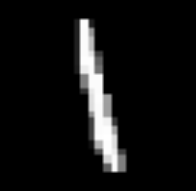
#> input picture image.png, 196 x 191 px
$ python -i cwh.py   (imports and definitions only)
#> lines starting #> are read from the running program, lines starting #| are printed output that depends on the picture
#> further down, picture is the input picture: PIL image 196x191 RGBA; mean R, G, B, A 17.9, 17.9, 17.9, 255
### utils.py
import numpy as np
import matplotlib.pyplot as plt
from sklearn.datasets import fetch_openml
from sklearn.model_selection import train_test_split

def load_mnist_data():
    mnist = fetch_openml('mnist_784', version=1)
    X = mnist.data.values / 255.0
    y = mnist.target.astype(int)
    X_train, X_test, y_train, y_test = train_test_split(X, y, test_size=0.2, random_state=42, shuffle=True)
    return np.array(X_train), np.array(y_train), np.array(X_test), np.array(y_test)


# [5 lines left out: function visualize_image, not called in this run]

### cwh.py
from utils import load_mnist_data, visualize_image
from model import LogisticRegressionOvA
import numpy as np
import os
import pickle
import random
from PIL import Image, ImageFilter, ImageOps
import matplotlib.pyplot as plt

# [1 line that did not run here, left out]

# [2 lines not run here, left out]

model_filename = "logistic_regression_model.pkl"

def calculate_accuracy(model, X_test, y_test):
    predictions = model.predict(X_test)
    accuracy = np.mean(predictions == y_test) * 100
    print(f"Model Accuracy: {accuracy:.2f}%")
    return accuracy

# [12 lines not run here, left out]

# [1 line that did not run here, left out]

def evaluate_random_samples(model, X_test, y_test, n_samples=5):
    print("Evaluating model on random test samples...")
    indices = random.sample(range(len(X_test)), n_samples)
    for idx in indices:
        predicted_label = model.predict(X_test[idx].reshape(1, -1))[0]
        true_label = y_test[idx]
        print(f"Test sample index: {idx}, Predicted label: {predicted_label}, True label: {true_label}")
        visualize_image(X_test[idx])

# [1 line not run here, left out]

def preprocess_image(image):
    image = image.convert("L")
    image = image.resize((28, 28))
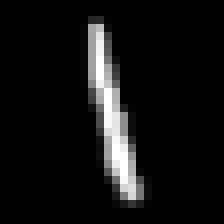
#> image: PIL image 28x28 L (shown 8 times larger); min 0, max 255, mean 18
    image_data = np.array(image) / 255.0
    image_data = np.array(image.filter(ImageFilter.GaussianBlur(radius=1)))
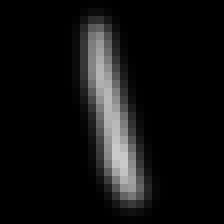
#> image_data: shape (28, 28) (shown 8 times larger); min 0, max 202, mean 17.9
    image_data = np.array(ImageOps.autocontrast(image))
    image_data = image_data.reshape(1, -1)
    return image_data / 255.0

def predict_custom_image(image_path):
    image = Image.open(image_path)
    image_data = preprocess_image(image)
    predicted_label = model.predict(image_data)[0]
    print(f"Predicted label for the image '{image_path}': {predicted_label}")
    visualize_image(image_data.reshape(28, 28))

# [5 lines not run here, left out]

>>> from PIL import Image
>>> picture = Image.open('image.png')
>>> result = preprocess_image(picture)
